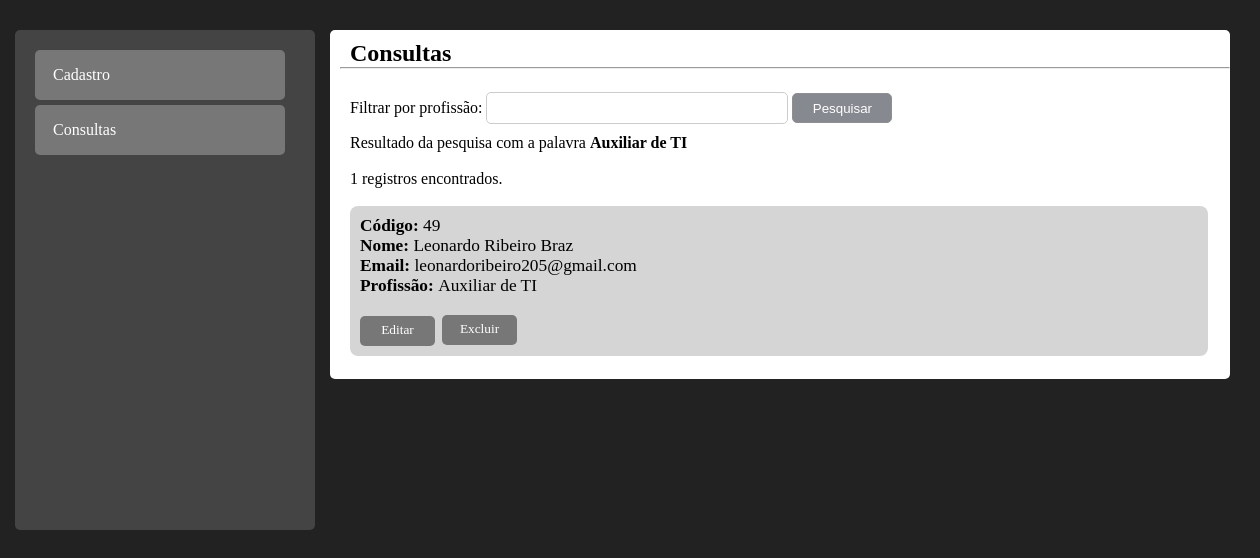
The app's page /consultas.php?filtro=Auxiliar de TI with its own data.
### tables this page shows
CREATE TABLE `usuarios` (
  `codigo` int(11) NOT NULL,
  `nome` varchar(50) NOT NULL,
  `email` varchar(50) NOT NULL,
  `profissao` varchar(50) NOT NULL,
  `created` datetime NOT NULL,
  `modified` datetime DEFAULT NULL
);

### consultas.php (the view, shortened to what this page needs)
<?php
include_once("conexao.php");
$filtro = isset($_GET['filtro'])?$_GET['filtro'] :"";
$sql = "select * from usuarios where profissao like '%$filtro%' ";
$consulta = mysqli_query($conexao, $sql);
$registros = mysqli_num_rows($consulta);
?>
<!DOCTYPE html>
<html lang="en">
<head>
    <link rel="stylesheet" href="css/estilo.css">
</head>
<body>
    <div class="conteiner">
        <nav>
            <ul class="menu">
                <a href="index.php"><li>Cadastro</li></a>
                <a href="consultas.php"><li>Consultas</li></a>
            </ul>
        </nav>
        <section>
            <h1 class="title">Consultas</h1>
            <hr><br>
            <form method="get" action="" class="form">
                Filtrar por profissão: <input type="text" name="filtro" class="campo" required autofocus>
                <input type="submit" value="Pesquisar" class="btn">
            </form>
            <div class="print">
            <?php
            echo "Resultado da pesquisa com a palavra <b>$filtro</b><br><br>";
            echo "$registros registros encontrados.";
            echo "<br><br>";
            while($row_usuario = mysqli_fetch_assoc($consulta)) {
                echo "<article>";
                echo"<b>Código: </b>" . $row_usuario['codigo'] . "</b><br>";
                echo"<b>Nome: </b>" . $row_usuario['nome'] . "<br>";
                echo"<b>Email: </b>" . $row_usuario['email'] . "<br>";
                echo"<b>Profissão: </b>" . $row_usuario['profissao'] . "<br>";
                echo"<ul class='menu2'>";
                echo"<div class='divA'>";
                echo"<a class='caminho' href='editar.php?codigo=" . $row_usuario['codigo'] . "'><li>Editar</li></a>";
                echo"</div>";
                echo"<div class='divB'>";
                echo"<a class='caminho' href='processo-excluir.php?codigo=" . $row_usuario['codigo'] . "'><li>Excluir</li></a>";
                echo"</div>";
                echo"</ul>";
                echo "</article>";
            }
            ?>
            </div>
        </section>
    </div>
</body>
</html>

### css/estilo.css (style rules this page uses)
* { margin: 0; padding: 0; border-radius: 5px; }
a { text-decoration: none; color: #ffffff; }
body { background-color: #222; font-family: verdana; font-size: 100%; }
.conteiner { margin: auto; width: 1230px; margin-top: 20px; padding: 10px; }
nav { width: 300px; height: 500px; background-color: #444; float: left; box-sizing: border-box; padding: 15px; }
section { width: 900px; height: relative; margin-left: 15px; float: left; background-color: #fff; box-sizing: border-box; padding-left: 10px; padding-bottom: 15px; }
ul.menu { list-style-type: none; margin-left: 5px; }
ul.menu li { width: 250px; height: 50px; line-height: 50px; background-color: #777; color: #ffffff; margin-top: 5px; box-sizing: border-box; padding-left: 18px; border-radius: 5px; }
.btn { width: 100px; height: 30px; border: 1px solid #8f8f8f; background-color: rgb(135, 137, 145); color: #ffffff; cursor: pointer; }
.campo { width: 300px; height: 30px; border: 1px solid #ccc; margin-top: 5px; margin-bottom: 10px; }
article { width: 97.5%; box-sizing: border-box; padding: 10px; background-color: #d6d5d5; margin-bottom: 8px; font-size: 13pt; border-radius: 8px; }
.title { margin-top: 10px; margin-left: 10px; }
.form { margin-left: 10px; }
.print { margin-left: 10px; }
.caminho { font-size: 10pt; list-style-type: none; text-decoration: none; margin-left: 5px; border-radius: 5px; text-align: center; }
ul.menu2 li { width: 75px; height: 30px; line-height: 28px; background-color: #777; color: #ffffff; box-sizing: border-box; border-radius: 5px; }
.divA { width: 50px; }
.divB { position: absolute; margin-left: 82px; margin-top: -50.9px; }

### records on screen
usuarios: codigo "49", nome "Leonardo Ribeiro Braz", email "leonardoribeiro205@gmail.com", profissao "Auxiliar de TI"

### other values on screen
$filtro "Auxiliar de TI"
$registros "1"
